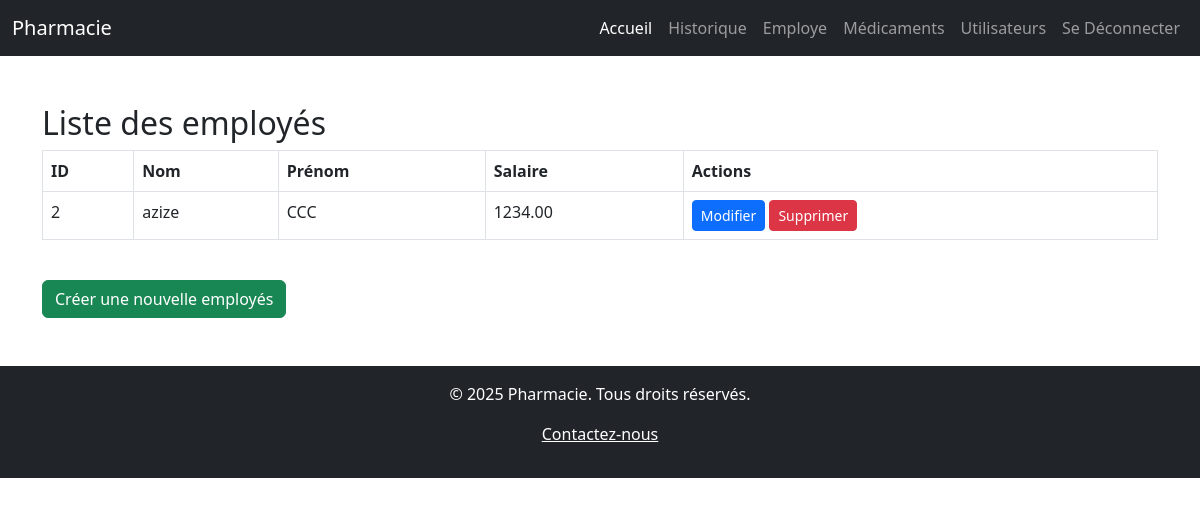
/employe/read.php, run on the app's committed database.
### tables this page shows
CREATE TABLE `employe` (
  `id` int(11) NOT NULL,
  `nom` varchar(100) DEFAULT NULL,
  `prenom` varchar(100) DEFAULT NULL,
  `salaire` decimal(10,2) DEFAULT NULL,
  `tax` decimal(5,2) DEFAULT 5.00,
  `bonuse` decimal(5,2) DEFAULT 10.00
);

### employe/read.php (the view)
<?php include '../src/php/navbar.php'; ?>
<?php include '../db.php';
?>
<div class="container mt-5">
  <h2>Liste des employés</h2>
  <table class="table table-bordered">
    <thead class="thead-dark">
      <tr>
        <th>ID</th>
        <th>Nom</th>
        <th>Prénom</th>
        <th>Salaire</th>
        <th>Actions</th>
      </tr>
    </thead>
    <tbody>
      <?php
      $result = mysqli_query($conn, "SELECT * FROM employe");
      while ($row = mysqli_fetch_assoc($result)) {
        echo "<tr>
                <td>" . $row['id'] . "</td>
                <td>" . $row['nom'] . "</td>
                <td>" . $row['prenom'] . "</td>
                <td>" . $row['salaire'] . "</td>
                <td>
                  <a href='update.php?id=" . $row['id'] . "' class='btn btn-primary btn-sm'>Modifier</a>
                  <a href='delete.php?id=" . $row['id'] . "' class='btn btn-danger btn-sm'>Supprimer</a>
                </td>
              </tr>";
      }
      ?>
    </tbody>
  </table>
  <br>
    <a href="create.php" class="btn btn-success">Créer une nouvelle employés</a>
</div>
<?php include '../src/php/footer.php'; ?>

### data on the page
employe: id "2", nom "azize", prenom "CCC", salaire "1234.00"
